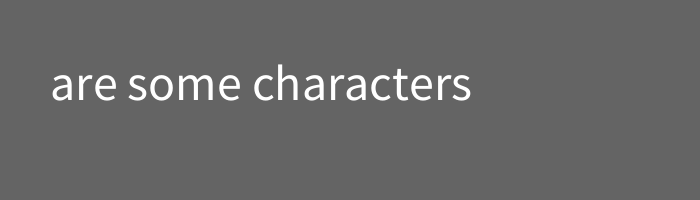
Frame 1 (no input)
Frame 60 (the mouse pressed at the canvas centre just before this capture): identical to frame 1, image omitted
Frame 120 (the mouse held since frame 60 and released just before this capture): identical to frame 1, image omitted

The Processing sketch that drew this single still picture (run headless with seeded random() and noise(); from frame 60 on, the mouse is pressed at the canvas centre):

// Processing sketch: strings
// ── strings.pde
void setup() {
  size(700, 200);
  textSize(50);
}

void draw() {
  background(100);
  String words = "These #are some characters% in a string";

  int a = words.indexOf("#");
  int b = words.indexOf("%");
  String sub1 = words.substring(a + 1, b );
  
  text(sub1, 50, 100);

  // println(sub1);
}
